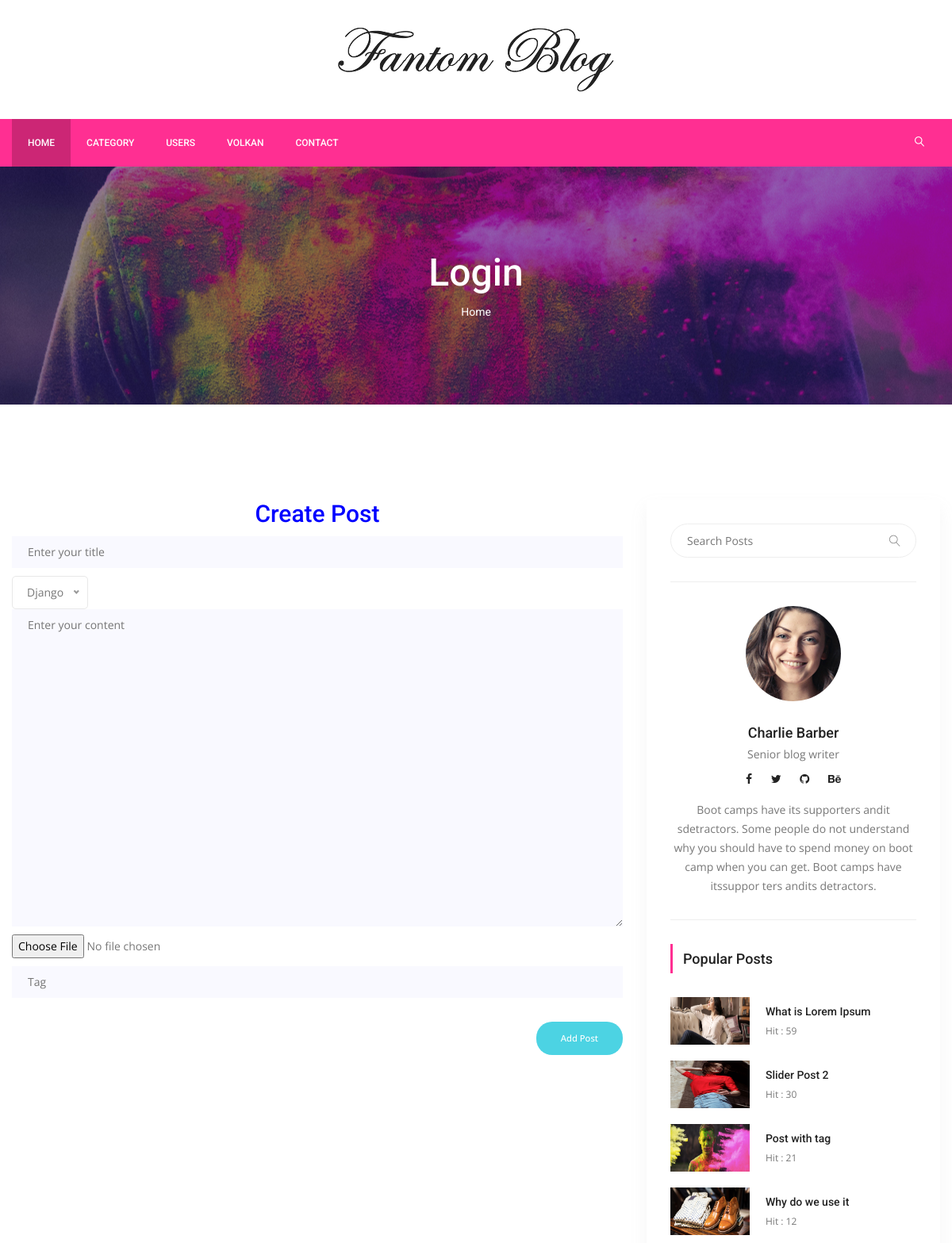
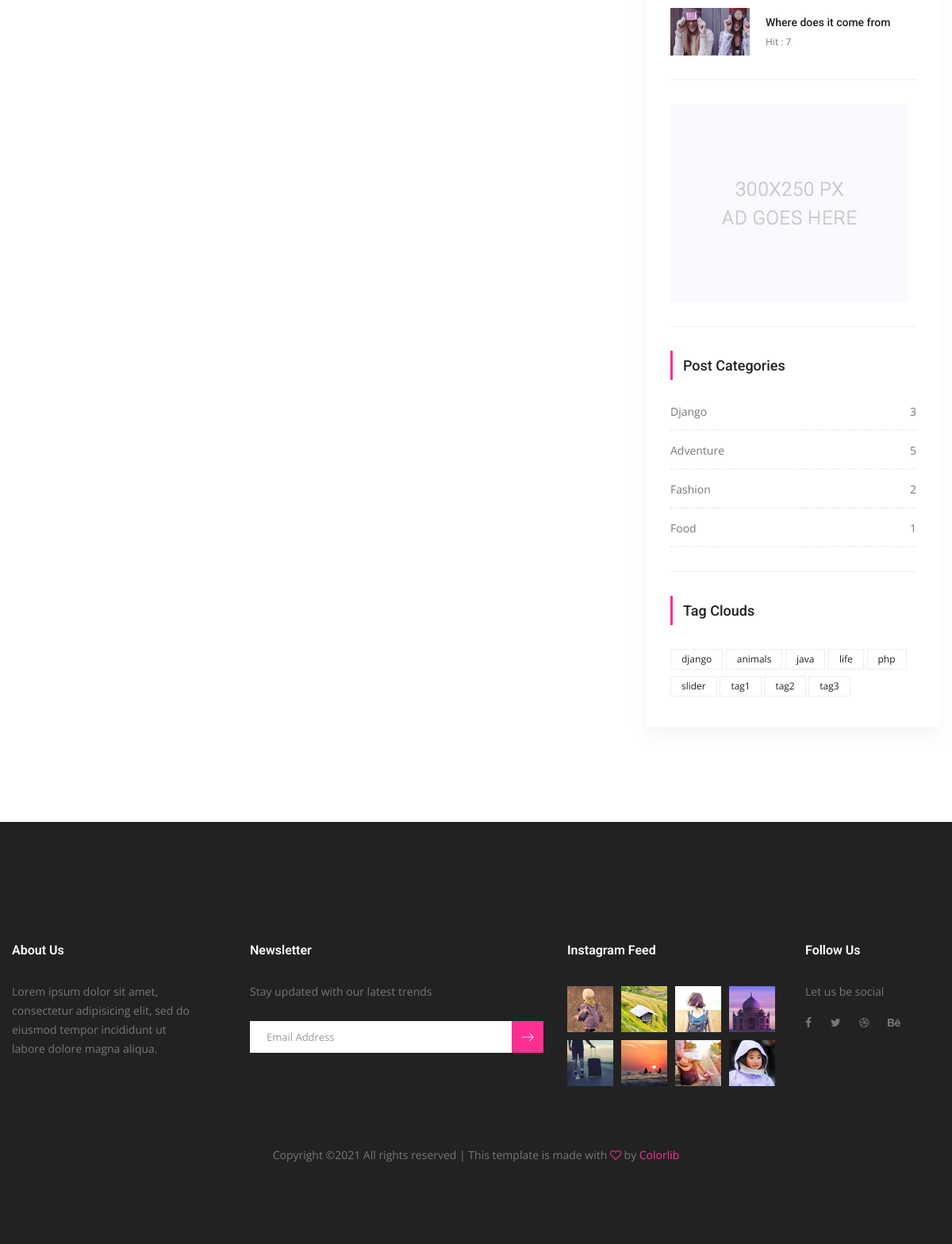
The app's page /post-create (signed in) with its own data (2 pictures, top to bottom).
### posts/models.py (models this page shows, shortened)
class Post(models.Model):
    title = models.CharField(max_length=150)
    content = models.TextField()
    publishing_date = models.DateTimeField(auto_now_add=True)
    image = models.ImageField(blank=True,null=True,upload_to='uploads/')
    user = models.ForeignKey(settings.AUTH_USER_MODEL,on_delete=models.CASCADE)
    slug = models.SlugField(default="slug",editable=False)
    category = models.ForeignKey(Category,on_delete=models.CASCADE,default=1,related_name="posts")
    tag = models.ManyToManyField(Tag,related_name="posts",blank=True)
    slider_post = models.BooleanField(default=False)
    hit = models.PositiveIntegerField(default=0)

class Category(models.Model):
    title = models.CharField(max_length=150)
    slug = models.SlugField(editable=False)
    def __str__(self):
        return self.title
    def post_count(self):
        return self.posts.all().count()

class Tag(models.Model):
    title = models.CharField(max_length=50)
    slug = models.SlugField(editable=False)
    def __str__(self):
        return self.title

### posts/views.py (the view, shortened to what this page needs)
# urls.py: path('post-create',CreatePostView.as_view(),name="create_post"),
@method_decorator(login_required(login_url='users/login'),name="dispatch")
class CreatePostView(CreateView):
    template_name = 'posts/create-post.html'
    form_class = PostCreationForm
    model = Post

### posts/forms.py
class PostCreationForm(forms.ModelForm):
    class Meta:
        model = Post
        widgets = {
            'title':forms.TextInput(attrs={'class':'single-input','placeholder':'Enter your title'}),
            'content':forms.Textarea(attrs={'class':'single-input','placeholder':'Enter your content'}),
        }
        fields = [
            'title',
            'category',
            'content',
            'image',
        ]

### posts/templatetags/custom_tags.py (called while the page is built)
@register.simple_tag(name="categories")
def all_categories():
    return Category.objects.all()

@register.simple_tag(name="tags")
def all_tags():
    return Tag.objects.all()

@register.simple_tag(name="hit_posts")
def hit_posts():
    return Post.objects.order_by('-hit')[:5]

### templates/posts/create-post.html (shortened to what this page needs)
{% extends 'base.html' %}
{% load static %}
{% block content %}
        <section class="banner_area">
            <div class="banner_inner d-flex align-items-center">
            	<div class="overlay bg-parallax" data-stellar-ratio="0.9" data-stellar-vertical-offset="0" data-background=""></div>
				<div class="container">
					<div class="banner_content text-center">
						<h2>Login</h2>
						<div class="page_link">
							<a href="{% url 'index' %}">Home</a>
						</div>
					</div>
				</div>
            </div>
        </section>
        <section class="blog_area p_120">
            <div class="container">
                <div class="row">
                    <div class="col-lg-8">
                        <h2 style="text-align:center;color:blue">Create Post</h2>
                        <div class="blog_left_sidebar">
                            <form method="post" enctype="multipart/form-data">
                                {% for field in form %}
                                <div class="mt-10">
                                    {{ field }}
									</div>
                                {% endfor %}
                                <div class="mt-10">
										<input type="text" name="tag" placeholder="Tag" onfocus="this.placeholder = ''" onblur="this.placeholder = 'Tag'" required="" class="single-input">
									</div>
                                <input type="submit" class="genric-btn success circle" style="float:right;margin-top:30px" value="Add Post">
                            </form>
                        </div>
                    </div>
                    {% include 'right_side.html' %}
                </div>
            </div>
        </section>
       {% endblock %}

### templates/base.html (shortened to what this page needs)
{% load static %}
{% load custom_tags %}
<!doctype html>
<html lang="en">
    <head>
        <link rel="stylesheet" href="{% static "css/bootstrap.css" %}">
        <link rel="stylesheet" href="{% static "vendors/linericon/style.css" %}">
        <link rel="stylesheet" href="{% static "css/font-awesome.min.css" %}">
        <link rel="stylesheet" href="{% static "vendors/owl-carousel/owl.carousel.min.css" %}">
        <link rel="stylesheet" href="{% static "vendors/lightbox/simpleLightbox.css" %}">
        <link rel="stylesheet" href="{% static "vendors/nice-select/css/nice-select.css" %}">
        <link rel="stylesheet" href="{% static "vendors/animate-css/animate.css" %}">
        <link rel="stylesheet" href="{% static "vendors/jquery-ui/jquery-ui.css" %}">
        <link rel="stylesheet" href="{% static "css/style.css" %}">
        <link rel="stylesheet" href="{% static "css/responsive.css" %}">
    </head>
    <body>
        <header class="header_area">
            <div class="logo_part">
            	<div class="container">
            		<a class="logo" href="{% url 'index' %}"><img src="{% static "img/logo.png" %}" alt=""></a>
            	</div>
            </div>
			<div class="main_menu">
				<nav class="navbar navbar-expand-lg navbar-light">
					<div class="container">
						<div class="collapse navbar-collapse offset" id="navbarSupportedContent">
							<ul class="nav navbar-nav menu_nav">
								<li class="nav-item active"><a class="nav-link" href="{% url 'index' %}">Home</a></li>
								<li class="nav-item submenu dropdown">
									<a href="#" class="nav-link dropdown-toggle" data-toggle="dropdown" role="button" aria-haspopup="true" aria-expanded="false">Category</a>
                                    {% categories as categories %}
								</li>
                                 <li class="nav-item"><a class="nav-link" href="{% url 'users:user_list' %}">Users</a></li>
								{% if user.is_authenticated %}
                                <li class="nav-item submenu dropdown">
									<a href="#" class="nav-link dropdown-toggle" data-toggle="dropdown" role="button" aria-haspopup="true" aria-expanded="false">{{ user.username }}</a>
								</li>
                                {% else %}
								<li class="nav-item"><a class="nav-link" href="{% url 'users:register' %}">Register</a></li>
								<li class="nav-item"><a class="nav-link" href="{% url 'users:login' %}">Login</a></li>
                                {% endif %}
                                <li class="nav-item"><a class="nav-link" href="contact.html">Contact</a></li>
							</ul>
							<ul class="nav navbar-nav navbar-right ml-auto">
								<li class="nav-item"><a href="#" class="search"><i class="lnr lnr-magnifier"></i></a></li>
							</ul>
						</div>
					</div>
				</nav>
			</div>
        </header>
    {% block content %}
    {% endblock %}
        <footer class="footer-area">
            <div class="container">
                <div class="row">
                    <div class="col-lg-3  col-md-6 col-sm-6">
                        <div class="single-footer-widget">
                            <h6 class="footer_title">About Us</h6>
                            <p>Lorem ipsum dolor sit amet, consectetur adipisicing elit, sed do eiusmod tempor incididunt ut labore dolore magna aliqua.</p>
                        </div>
                    </div>
                    <div class="col-lg-4 col-md-6 col-sm-6">
                        <div class="single-footer-widget">
                            <h6 class="footer_title">Newsletter</h6>
                            <p>Stay updated with our latest trends</p>
                            <div id="mc_embed_signup">
                                <form target="_blank" action="https://spondonit.us12.list-manage.com/subscribe/post?u=1462626880ade1ac87bd9c93a&amp;id=92a4423d01" method="get" class="subscribe_form relative">
                                    <div class="input-group d-flex flex-row">
                                        <input name="EMAIL" placeholder="Email Address" onfocus="this.placeholder = ''" onblur="this.placeholder = 'Email Address '" required="" type="email">
                                        <button class="btn sub-btn"><span class="lnr lnr-arrow-right"></span></button>
                                    </div>
                                </form>
                            </div>
                        </div>
                    </div>
                    <div class="col-lg-3 col-md-6 col-sm-6">
                        <div class="single-footer-widget instafeed">
                            <h6 class="footer_title">Instagram Feed</h6>
                            <ul class="list instafeed d-flex flex-wrap">
                                <li><img src="{% static "img/instagram/Image-01.jpg" %}" alt=""></li>
                                <li><img src="{% static "img/instagram/Image-02.jpg" %}" alt=""></li>
                                <li><img src="{% static "img/instagram/Image-03.jpg" %}" alt=""></li>
                                <li><img src="{% static "img/instagram/Image-04.jpg" %}" alt=""></li>
                                <li><img src="{% static "img/instagram/Image-05.jpg" %}" alt=""></li>
                                <li><img src="{% static "img/instagram/Image-06.jpg" %}" alt=""></li>
                                <li><img src="{% static "img/instagram/Image-07.jpg" %}" alt=""></li>
                                <li><img src="{% static "img/instagram/Image-08.jpg" %}" alt=""></li>
                            </ul>
                        </div>
                    </div>
                    <div class="col-lg-2 col-md-6 col-sm-6">
                        <div class="single-footer-widget f_social_wd">
                            <h6 class="footer_title">Follow Us</h6>
                            <p>Let us be social</p>
                            <div class="f_social">
                            	<a href="#"><i class="fa fa-facebook"></i></a>
								<a href="#"><i class="fa fa-twitter"></i></a>
								<a href="#"><i class="fa fa-dribbble"></i></a>
								<a href="#"><i class="fa fa-behance"></i></a>
                            </div>
                        </div>
                    </div>
                </div>
                <div class="row footer-bottom d-flex justify-content-between align-items-center">
                    <p class="col-lg-12 footer-text text-center">
Copyright &copy;<script>document.write(new Date().getFullYear());</script> All rights reserved | This template is made with <i class="fa fa-heart-o" aria-hidden="true"></i> by <a href="https://colorlib.com" target="_blank">Colorlib</a>
</p>
                </div>
            </div>
        </footer>
    </body>
</html>

### templates/right_side.html
{% load static %}
{% load custom_tags %}
<div class="col-lg-4">
                        <div class="blog_right_sidebar">
                            <aside class="single_sidebar_widget search_widget">
                                <form action="{% url 'search' %}" method="get">
                                <div class="input-group">
                                    <input type="text" class="form-control" placeholder="Search Posts" name="q">
                                    <span class="input-group-btn">
                                        <button class="btn btn-default" type="button"><i class="lnr lnr-magnifier"></i></button>
                                    </span>
                                </div></form>
                                <div class="br"></div>
                            </aside>
                            <aside class="single_sidebar_widget author_widget">
                                <img class="author_img rounded-circle" src="{% static "img/blog/author.png" %}" alt="">
                                <h4>Charlie Barber</h4>
                                <p>Senior blog writer</p>
                                <div class="social_icon">
                                    <a href="#"><i class="fa fa-facebook"></i></a>
                                    <a href="#"><i class="fa fa-twitter"></i></a>
                                    <a href="#"><i class="fa fa-github"></i></a>
                                    <a href="#"><i class="fa fa-behance"></i></a>
                                </div>
                                <p>Boot camps have its supporters andit sdetractors. Some people do not understand why you should have to spend money on boot camp when you can get. Boot camps have itssuppor ters andits detractors.</p>
                                <div class="br"></div>
                            </aside>
                            <aside class="single_sidebar_widget popular_post_widget">
                                <h3 class="widget_title">Popular Posts</h3>
                                {% hit_posts as posts %}
                                {% for post in posts %}
                                <div class="media post_item">
                                    <img src="{{ post.image.url }}" alt="post" style="width:100px;height:60px">
                                    <div class="media-body">
                                        <a href="{% url 'detail' post.pk post.slug %}"><h3>{{ post.title }}</h3></a>
                                        <p>Hit : {{ post.hit }}</p>
                                    </div>
                                </div>
                                {% endfor %}
                                <div class="br"></div>
                            </aside>
                            <aside class="single_sidebar_widget">
                                <a href="#"><img class="img-fluid" src="{% static "img/blog/add.jpg" %}" alt=""></a>
                                <div class="br"></div>
                            </aside>
                            <aside class="single_sidebar_widget post_category_widget">
                                <h4 class="widget_title">Post Categories</h4>
                                <ul class="list cat-list">
                                    {% categories as categories %}
                                    {% for category in categories %}
                                    <li>
                                        <a href="{% url 'category_detail' pk=category.id slug=category.slug %}" class="d-flex justify-content-between">
                                            <p>{{ category.title }}</p>
                                            <p>{{ category.post_count }}</p>
                                        </a>
                                    </li>
                                    {% endfor %}
                                </ul>
                                <div class="br"></div>
                            </aside>
                            <aside class="single-sidebar-widget tag_cloud_widget">
                                <h4 class="widget_title">Tag Clouds</h4>
                                <ul class="list">
                                    {% tags as labels %}
                                    {% for label in labels %}
                                    <li><a href="{% url 'tag_detail' label.slug %}">{{ label }}</a></li>
                                    {% endfor %}
                                </ul>
                            </aside>
                        </div>
                    </div>

### static/css/responsive.css (style rules this page uses)
@media (max-width:1619px) { .header_area .navbar .search { margin-left: 40px; } }

### records on screen
Post: image (picture), title "What is Lorem Ipsum", hit "59"
Post: image (picture), title "Slider Post 2", hit "30"
Post: image (picture), title "Post with tag", hit "21"
Post: image (picture), title "Why do we use it", hit "12"
Post: image (picture), title "Where does it come from", hit "7"
Category: title "Django", post_count "3"
Category: title "Adventure", post_count "5"
Category: title "Fashion", post_count "2"
Category: title "Food", post_count "1"
Tag: title "django"
Tag: title "animals"
Tag: title "java"
Tag: title "life"
Tag: title "php"
Tag: title "slider"
Tag: title "tag1"
Tag: title "tag2"
Tag: title "tag3"

### other values on screen
{{ user.username }} "VOLKAN"
